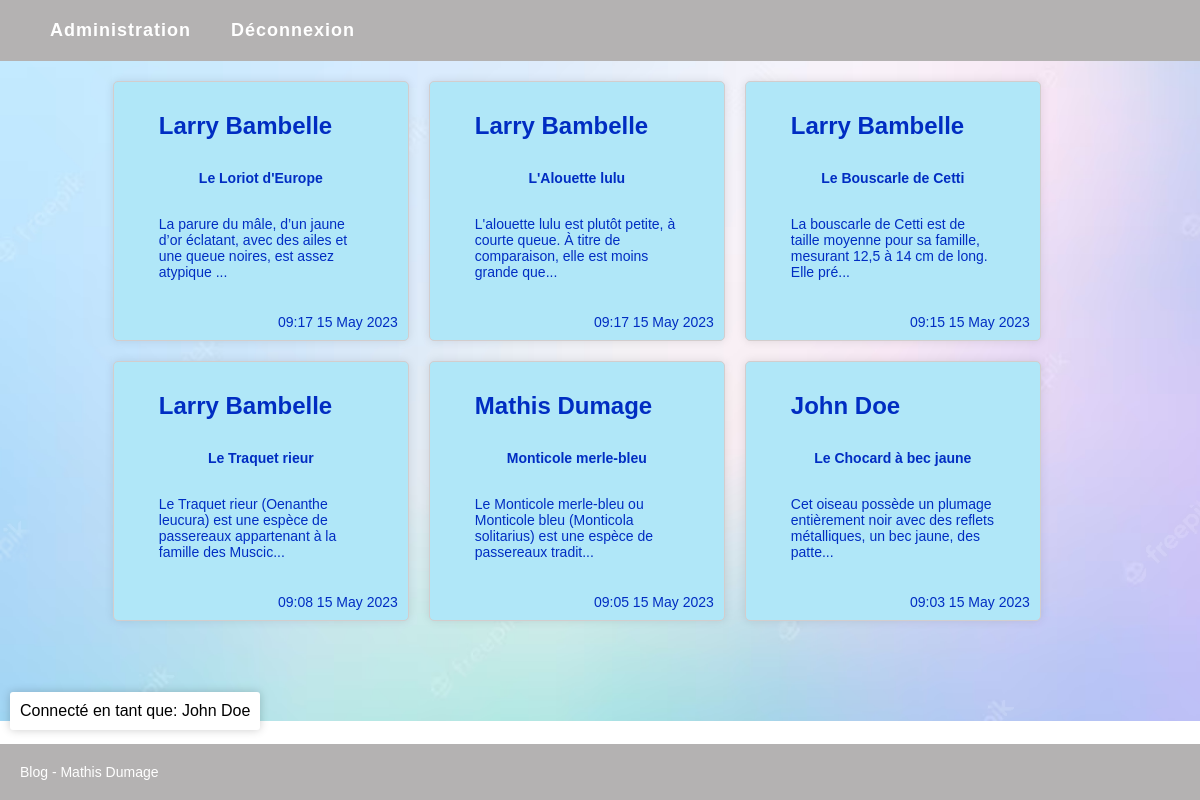
The app's page /projetblog/FRONT/acceuil.php (signed in) with its own data.
### tables this page shows
CREATE TABLE `post` (
  `Id` smallint(5) UNSIGNED NOT NULL,
  `Title` varchar(100) NOT NULL,
  `Contents` text NOT NULL,
  `CreationTimestamp` datetime NOT NULL,
  `Author_Id` tinyint(3) UNSIGNED DEFAULT NULL,
  `Category_Id` tinyint(3) UNSIGNED DEFAULT NULL,
  `Modifié` int(11) NOT NULL,
  `image_name` text
);

CREATE TABLE `author` (
  `Id` tinyint(3) UNSIGNED NOT NULL,
  `FirstName` varchar(50) NOT NULL,
  `LastName` varchar(50) NOT NULL,
  `username` varchar(30) NOT NULL,
  `password` varchar(255) NOT NULL
);

### projetblog/FRONT/acceuil.php (the view, shortened to what this page needs)
<?php
require('..\BACK\connexion.php');
?>
<!DOCTYPE html>
<html lang="en">
<head>
  <link rel="stylesheet" href="CSS/style.css">
</head>
<body>
  <header>
		<ul class="nav">
    <?php
        if($_SESSION != null){
          echo  '<li><a href="admin.php">Administration</a> </li>';
          echo  '<li><a href="../BACK/logout.php">Déconnexion</a></li>';
        }else{
          echo '<li> <a href="login.php">Se connecter</a>';
        }
    ?>
	</header>
  <?php if($_SESSION != null){
    echo '<ul class="user-info">';
    echo '<li>Connecté en tant que: ';
    echo  $_SESSION['firstname'] . ' ' . $_SESSION['lastname'] . '</li>';
    echo '</ul>';
  } else{
    echo '</ul>';
  }  ?>
  <main>
  <div class="post-list">
  <?php
  function format_date($date) {
    $date = DateTime::createFromFormat("Y-m-d H:i:s", $date);
    $formatted_date = $date->format("H:i d F Y");
    return $formatted_date;
  }
  $sql = "SELECT post.CreationTimestamp, post.Title, post.image_name , SUBSTRING(post.contents, 1, 100) AS short_contents, author.firstname, author.lastname FROM post JOIN author ON post.author_id = author.id ORDER BY post.CreationTimestamp DESC";
  $result = $conn->query($sql);
  if ($result->num_rows > 0) {
    while ($row = $result->fetch_assoc()) {
        $sqlIdDelete = 'SELECT Id FROM post WHERE Title ="'. $row['Title'] . '"';
        $resultId = $conn->query($sqlIdDelete);
        $idPost = $resultId->fetch_assoc()['Id'];
        echo '<div class="post" id="' . $idPost . '">';
        echo '<a href="/ProjetBlog/FRONT/detail.php?id=' . $idPost . '">';
        echo '<div class="author"><p>' . $row["firstname"] . " " . $row["lastname"] . '</p></div>';
        echo '<div class="title"><p>' . $row["Title"] . '</p></div>';
        echo '<div class="content"><p>' . $row["short_contents"] . '...</p></div>';
        $formatted_date = format_date($row['CreationTimestamp']);
        echo '<div class="date"><p>' . $formatted_date . '</p></div>';
        echo '</a>';
        echo '</div>';
    }
} else {
    echo "Aucun article trouvé";
}?>
</div>
</main>
<footer>
  <div class="footer-content">
    <p>Blog - Mathis Dumage</p>
  </div>
</footer>
</body>
</html>

### projetblog/FRONT/CSS/style.css (style rules this page uses)
body { font-family: Arial, sans-serif; margin: 0; background-image: url("cool.avif"); background-repeat: no-repeat; background-position: center center; background-size: cover; }
header { background-color: #b4b2b2; color: white; padding: 20px; display: flex; justify-content: space-between; align-items: center; max-width: 100%; margin: 0 auto; }
.nav { display: flex; flex-direction: row; margin: 0; padding: 0; list-style: none; }
.nav li { margin-left: 20px; }
.nav a { color: #fff; text-decoration: none; font-weight: bold; letter-spacing: 1px; font-size: 18px; padding: 10px; border-radius: 5px; transition: background-color 0.3s ease; }
li > a { text-decoration:none; list-style-type: none; }
.user-info { position: fixed; bottom: 10px; left: 10px; display: flex; align-items: center; background-color: #fff; padding: 10px; z-index: 2; border-radius: 3px; box-shadow: 0 0 10px rgba(0, 0, 0, 0.2); list-style-type: none; margin-bottom: 5%; }
main { margin: 20px auto; padding: 0 20px; }
.post-list { width: 80%; display: grid; grid-template-columns: repeat(2, 2fr); gap: 20px; margin-left: 8%; }
@media only screen and (min-width: 768px) { .post-list { grid-template-columns: repeat(3, 1fr); } }
.post { background-color: #b0e7f8; border: 2px solid #ccc; padding-left: 45px; padding-right: 45px; border-radius: 5px; box-shadow: 0 0 10px rgba(0, 0, 0, 0.1); display: flex; flex-direction: column; border: 1px solid rgb(211, 205, 205); position: relative; }
.post a { text-decoration: none; }
.author p { margin-top: 30px; font-weight: bold; font-size: 24px; color:rgb(0, 45, 194); }
.title { text-align: center; margin: 10px 0; font-size: 14px; font-weight: bold; color:rgb(0, 45, 194); padding: 20px }
.content { margin-bottom: 50px; color: rgb(0, 45, 194); padding-bottom: 10px; }
.date { text-align: right; font-size: 14px; position: absolute; bottom: 0; right: 0; padding: 10px; color: rgb(0, 45, 194); }
footer { background-color: #b4b2b2; color: white; display: flex; justify-content: center; align-items: center; padding: 20px; position: fixed; bottom: 0; left: 0; width: 100%; }
.footer-content { max-width: 1200px; width: 100%; }
p { margin: 0; font-size: 14px; }

### records on screen
post: Author_Id.FirstName "Larry", Author_Id.LastName "Bambelle", Title "Le Loriot d'Europe", short_contents "La parure du mâle, d’un jaune d’or éclatant, avec des ailes et une queue noires, est assez atypique", CreationTimestamp "09:17 15 May 2023"
post: Author_Id.FirstName "Larry", Author_Id.LastName "Bambelle", Title "L'Alouette lulu", short_contents "L'alouette lulu est plutôt petite, à courte queue. À titre de comparaison, elle est moins grande que", CreationTimestamp "09:17 15 May 2023"
post: Author_Id.FirstName "Larry", Author_Id.LastName "Bambelle", Title "Le Bouscarle de Cetti", short_contents "La bouscarle de Cetti est de taille moyenne pour sa famille, mesurant 12,5 à 14 cm de long. Elle pré", CreationTimestamp "09:15 15 May 2023"
post: Author_Id.FirstName "Larry", Author_Id.LastName "Bambelle", Title "Le Traquet rieur", short_contents "Le Traquet rieur (Oenanthe leucura) est une espèce de passereaux appartenant à la famille des Muscic", CreationTimestamp "09:08 15 May 2023"
post: Author_Id.FirstName "Mathis", Author_Id.LastName "Dumage", Title "Monticole merle-bleu", short_contents "Le Monticole merle-bleu ou Monticole bleu (Monticola solitarius) est une espèce de passereaux tradit", CreationTimestamp "09:05 15 May 2023"
post: Author_Id.FirstName "John", Author_Id.LastName "Doe", Title "Le Chocard à bec jaune", short_contents "Cet oiseau possède un plumage entièrement noir avec des reflets métalliques, un bec jaune, des patte", CreationTimestamp "09:03 15 May 2023"

### other values on screen
$_SESSION['firstname'] "John"
$_SESSION['lastname'] "Doe"
